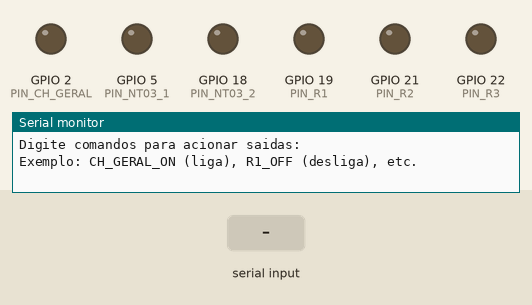
This sketch was run on a simulated ESP32. Parts: output pins drawn as LEDs (lit = HIGH), the last lines printed to the serial monitor. The inputs (shaded band) are chosen by the test bench.

Above: at 5.7 s.
5.8 s: "CH_GERAL_OFF\n" received over Serial
At 7.0 s:
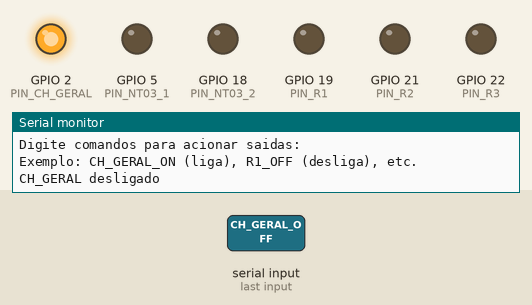
7.3 s: "NT03_1_OFF\n" received over Serial
At 8.3 s:
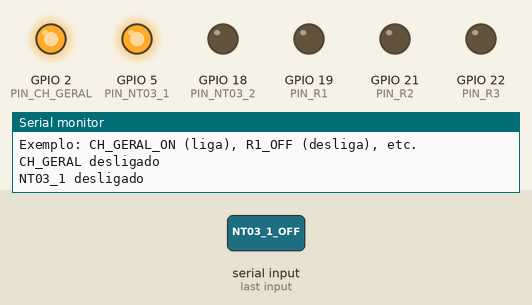
8.8 s: "CH_GERAL_ON\n" received over Serial
At 9.5 s:
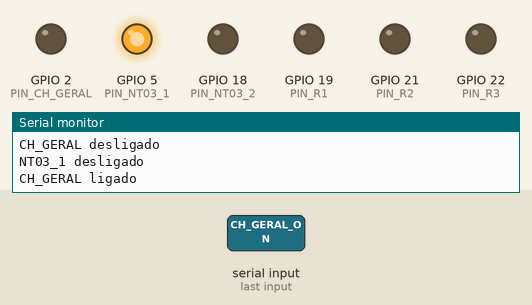
10.3 s: "NT03_2_OFF\n" received over Serial
At 10.6 s:
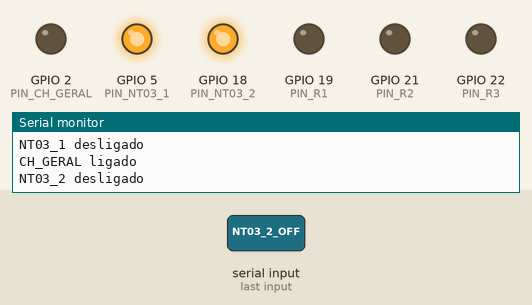
11.8 s: "NT03_1_ON\n" received over Serial
At 12.9 s:
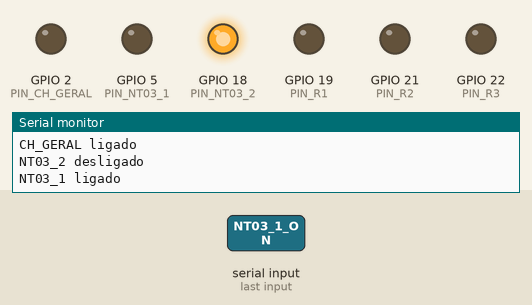
13.3 s: "NT03_2_ON\n" received over Serial
At 14.1 s:
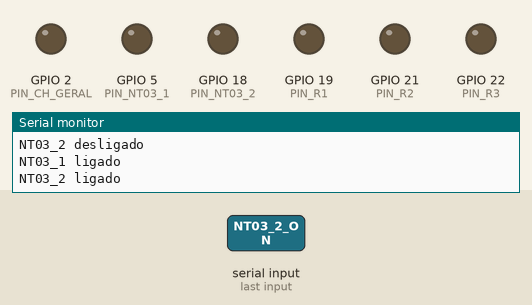
Timing chart, 0 to 15.8 s (numbered marks = the images above; inputs shaded):
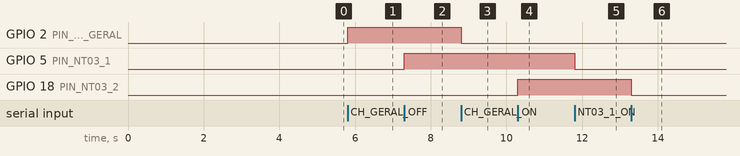

Measured:
- after the input at 5.8 s, GPIO 2 (PIN_CH_GERAL): LOW → HIGH at once
- after the input at 7.3 s, GPIO 5 (PIN_NT03_1): LOW → HIGH at once
- after the input at 8.8 s, GPIO 2 (PIN_CH_GERAL): HIGH → LOW at once
- after the input at 10.3 s, GPIO 18 (PIN_NT03_2): LOW → HIGH at once
- after the input at 11.8 s, GPIO 5 (PIN_NT03_1): HIGH → LOW at once
- after the input at 13.3 s, GPIO 18 (PIN_NT03_2): HIGH → LOW at once

The sketch:

controlar_rele_agv_uart_inverte_gpipo_corrigido.ino
```cpp
#include <WiFi.h>

// GPIOs para cada saída
#define PIN_CH_GERAL  2
#define PIN_DCAC      4
#define PIN_NT03_1    5
#define PIN_NT03_2    18
#define PIN_R1        19
#define PIN_R2        21
#define PIN_R3        22

void setup() {
  delay(1000); // Estabiliza o boot
  Serial.begin(115200);

  // Inicializa GPIOs como saída e deixa todos ligados (LOW)
  pinMode(PIN_CH_GERAL, OUTPUT);
  pinMode(PIN_DCAC, OUTPUT);
  pinMode(PIN_NT03_1, OUTPUT);
  pinMode(PIN_NT03_2, OUTPUT);
  pinMode(PIN_R1, OUTPUT);
  pinMode(PIN_R2, OUTPUT);
  pinMode(PIN_R3, OUTPUT);

  // Liga todas as saídas no boot
  digitalWrite(PIN_CH_GERAL, LOW);
  delay(500);
  digitalWrite(PIN_DCAC, LOW);
  delay(500);
  digitalWrite(PIN_NT03_1, LOW);
  delay(500);
  digitalWrite(PIN_NT03_2, LOW);
  delay(500);
  digitalWrite(PIN_R1, LOW);
  delay(500);
  digitalWrite(PIN_R2, LOW);
  delay(500);
  digitalWrite(PIN_R3, LOW);
  delay(500);

  Serial.println("Digite comandos para acionar saidas:");
  Serial.println("Exemplo: CH_GERAL_ON (liga), R1_OFF (desliga), etc.");
}

void loop() {
  if (Serial.available()) {
    String comando = Serial.readStringUntil('\n');
    comando.trim();

    // CH_GERAL
    if (comando == "CH_GERAL_ON") {
      digitalWrite(PIN_CH_GERAL, LOW); // desliga eletricamente
      Serial.println("CH_GERAL ligado");
    } else if (comando == "CH_GERAL_OFF") {
      digitalWrite(PIN_CH_GERAL, HIGH); // liga eletricamente
      Serial.println("CH_GERAL desligado");
    }

    // DCAC
    else if (comando == "DCAC_ON") {
      digitalWrite(PIN_DCAC, LOW);
      Serial.println("DCAC ligado");
    } else if (comando == "DCAC_OFF") {
      digitalWrite(PIN_DCAC, HIGH);
      Serial.println("DCAC desligado");
    }

    // NT03_1
    else if (comando == "NT03_1_ON") {
      digitalWrite(PIN_NT03_1, LOW);
      Serial.println("NT03_1 ligado");
    } else if (comando == "NT03_1_OFF") {
      digitalWrite(PIN_NT03_1, HIGH);
      Serial.println("NT03_1 desligado");
    }

    // NT03_2
    else if (comando == "NT03_2_ON") {
      digitalWrite(PIN_NT03_2, LOW);
      Serial.println("NT03_2 ligado");
    } else if (comando == "NT03_2_OFF") {
      digitalWrite(PIN_NT03_2, HIGH);
      Serial.println("NT03_2 desligado");
    }

    // R1
    else if (comando == "R1_ON") {
      digitalWrite(PIN_R1, LOW);
      Serial.println("R1 ligado");
    } else if (comando == "R1_OFF") {
      digitalWrite(PIN_R1, HIGH);
      Serial.println("R1 desligado");
    }

    // R2
    else if (comando == "R2_ON") {
      digitalWrite(PIN_R2, LOW);
      Serial.println("R2 ligado");
    } else if (comando == "R2_OFF") {
      digitalWrite(PIN_R2, HIGH);
      Serial.println("R2 desligado");
    }

    // R3
    else if (comando == "R3_ON") {
      digitalWrite(PIN_R3, LOW);
      Serial.println("R3 ligado");
    } else if (comando == "R3_OFF") {
      digitalWrite(PIN_R3, HIGH);
      Serial.println("R3 desligado");
    }

    else {
      Serial.println("Comando invalido: " + comando);
    }
  }
}
```
